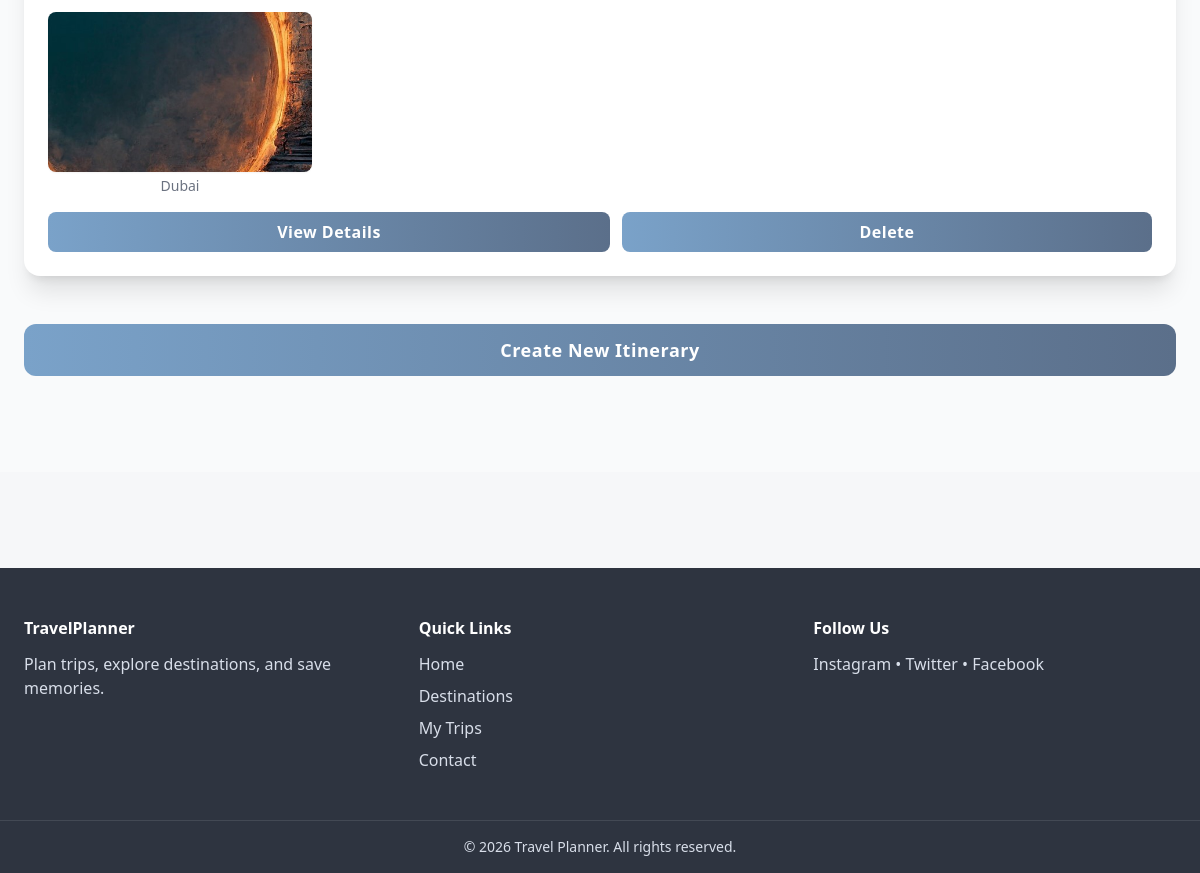
Before: /itineraries/ (signed in, lower part) with the older database file.
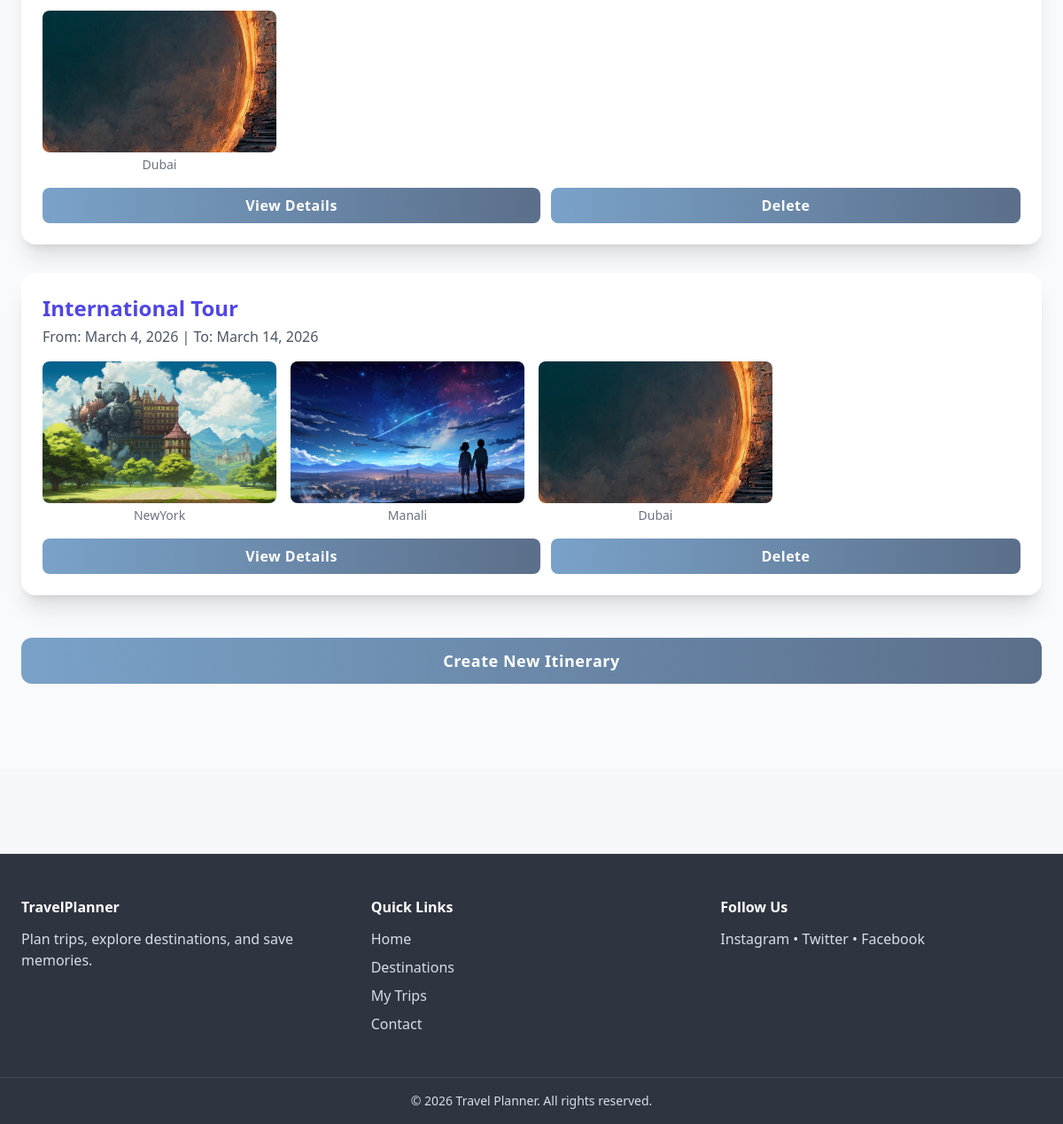
After: the same page with the newer database file.
### core/models.py (models this page shows, shortened)
class Destination(models.Model):
    name = models.CharField(max_length=100)
    country = models.CharField(max_length=100)
    description = models.TextField()
    image = models.ImageField(upload_to='destinations/')
    price_range = models.CharField(max_length=50)
    rating = models.DecimalField(max_digits=2, decimal_places=1)
    slug = models.SlugField(unique=True, blank=True, null=True)  # new field for URL
    tag = models.CharField(max_length=50, blank=True)

class Itinerary(models.Model):
    user = models.ForeignKey(User, on_delete=models.CASCADE, related_name='itineraries')
    destinations = models.ManyToManyField('Destination', related_name='itineraries')
    name = models.CharField(max_length=100)
    start_date = models.DateField(null=True, blank=True)
    end_date = models.DateField(null=True, blank=True)
    created_at = models.DateTimeField(auto_now_add=True)

### core/views.py (the view)
# urls.py: path('itineraries/', views.itinerary_list, name='itinerary_list'),
@login_required
def itinerary_list(request):
    itineraries = Itinerary.objects.filter(user=request.user)
    return render(request, "core/itinerary_list.html", {"itineraries": itineraries})

### core/context_processors.py (called while the page is built)
def favorite_count(request):
    if request.user.is_authenticated:
        count = Favorite.objects.filter(user=request.user).count()
        return {"favorite_count": count}
    return {"favorite_count": 0}

### core/templates/core/itinerary_list.html (shortened to what this page needs)
{% extends 'core/base.html' %}
{% block content %}
<section class="bg-gray-50 py-16 sm:py-24">
    <div class="max-w-7xl mx-auto px-4 sm:px-6">
        {% if itineraries %}
        <div class="grid grid-cols-1 gap-6 sm:gap-8">
            {% for itinerary in itineraries %}
            <div class="bg-white rounded-2xl shadow-xl hover:shadow-2xl transition transform hover:-translate-y-1 overflow-hidden">
                <div class="p-6">
                    <h3 class="text-xl sm:text-2xl font-bold text-indigo-600 mb-1">{{ itinerary.name }}</h3>
                    <p class="text-gray-600 mb-4 text-sm sm:text-base text-center sm:text-left">
                        From: <span class="font-medium">{{ itinerary.start_date }}</span> |
                        To: <span class="font-medium">{{ itinerary.end_date }}</span>
                    </p>
                    {% if itinerary.destinations.all %}
                    <div class="grid grid-cols-2 sm:grid-cols-3 md:grid-cols-4 gap-3 sm:gap-4 mb-4">
                        {% for dest in itinerary.destinations.all|slice:":8" %}
                        <div class="flex flex-col items-center">
                            <img src="{{ dest.image.url }}"
                                 alt="{{ dest.name }}"
                                 class="w-full h-36 sm:h-40 object-cover rounded-lg shadow-sm">
                            <p class="text-xs sm:text-sm text-gray-500 mt-1 text-center truncate">
                                {{ dest.name }}
                            </p>
                        </div>
                        {% endfor %}
                    </div>
                    {% else %}
                    <p class="text-gray-400 mb-4 text-center text-sm sm:text-base">
                        No destinations added yet.
                    </p>
                    {% endif %}
                    <div class="flex flex-col sm:flex-row gap-3">
                        <a href="{% url 'itinerary_detail' itinerary.pk %}"
                           class="btn bg-indigo-600 hover:bg-indigo-700 text-white py-2 rounded-lg flex-1 text-center text-sm sm:text-base">
                            View Details
                        </a>
                        <form action="{% url 'itinerary_delete' itinerary.pk %}" method="POST" class="flex-1">
                            <button type="submit"
                                    class="btn bg-red-600 hover:bg-red-700 text-white py-2 rounded-lg w-full text-sm sm:text-base">
                                Delete
                            </button>
                        </form>
                    </div>
                </div>
            </div>
            {% endfor %}
        </div>
        {% else %}
        <p class="text-center text-gray-600 mt-6 text-sm sm:text-base">
            No itineraries found.
            <a href="{% url 'itinerary_create' %}" class="text-indigo-600 font-semibold hover:underline">Create one</a>
        </p>
        {% endif %}
        <div class="text-center mt-8 sm:mt-12">
            <a href="{% url 'itinerary_create' %}"
               class="btn bg-green-600 hover:bg-green-700 text-white py-3 px-6 rounded-xl text-sm sm:text-base md:text-lg">
               Create New Itinerary
            </a>
        </div>
    </div>
</section>
{% endblock %}

Changed rows visible on the page:
added Itinerary: name "International Tour", start_date "March 4, 2026", end_date "March 14, 2026", Destination (image (picture), name "Dubai")
now on this page (row unchanged): Destination: image (picture), name "NewYork", shown under "International Tour"
now on this page (row unchanged): Destination: image (picture), name "Manali", shown under "International Tour"
